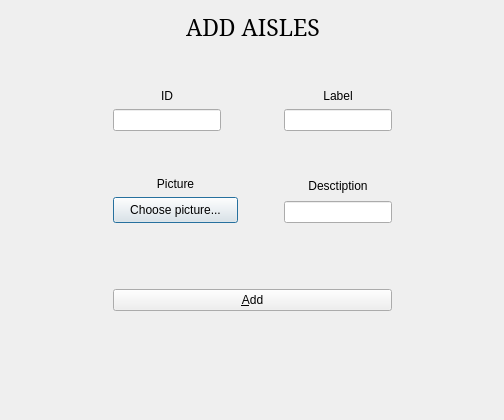
<?xml version="1.0" encoding="UTF-8"?>
<ui version="4.0">
 <class>DialogAjoutRayons</class>
 <widget class="QDialog" name="DialogAjoutRayons">
  <property name="geometry">
   <rect>
    <x>0</x>
    <y>0</y>
    <width>504</width>
    <height>420</height>
   </rect>
  </property>
  <property name="windowTitle">
   <string>NewWorld ADD Aisles</string>
  </property>
  <layout class="QVBoxLayout" name="verticalLayout">
   <item>
    <layout class="QHBoxLayout" name="horizontalLayout_2">
     <item>
      <spacer name="horizontalSpacer_6">
       <property name="orientation">
        <enum>Qt::Horizontal</enum>
       </property>
       <property name="sizeHint" stdset="0">
        <size>
         <width>40</width>
         <height>20</height>
        </size>
       </property>
      </spacer>
     </item>
     <item>
      <layout class="QVBoxLayout" name="verticalLayout_6">
       <item>
        <layout class="QHBoxLayout" name="horizontalLayout">
         <item>
          <spacer name="horizontalSpacer_2">
           <property name="orientation">
            <enum>Qt::Horizontal</enum>
           </property>
           <property name="sizeHint" stdset="0">
            <size>
             <width>40</width>
             <height>20</height>
            </size>
           </property>
          </spacer>
         </item>
         <item>
          <widget class="QLabel" name="label">
           <property name="font">
            <font>
             <family>Serif</family>
             <pointsize>17</pointsize>
            </font>
           </property>
           <property name="text">
            <string>ADD AISLES</string>
           </property>
           <property name="alignment">
            <set>Qt::AlignCenter</set>
           </property>
          </widget>
         </item>
         <item>
          <spacer name="horizontalSpacer">
           <property name="orientation">
            <enum>Qt::Horizontal</enum>
           </property>
           <property name="sizeHint" stdset="0">
            <size>
             <width>38</width>
             <height>20</height>
            </size>
           </property>
          </spacer>
         </item>
        </layout>
       </item>
       <item>
        <spacer name="verticalSpacer_3">
         <property name="orientation">
          <enum>Qt::Vertical</enum>
         </property>
         <property name="sizeHint" stdset="0">
          <size>
           <width>20</width>
           <height>40</height>
          </size>
         </property>
        </spacer>
       </item>
       <item>
        <layout class="QVBoxLayout" name="verticalLayout_7">
         <item>
          <layout class="QHBoxLayout" name="horizontalLayout_4">
           <item>
            <layout class="QVBoxLayout" name="verticalLayout_8">
             <item>
              <widget class="QLabel" name="label_6">
               <property name="text">
                <string>ID</string>
               </property>
               <property name="alignment">
                <set>Qt::AlignCenter</set>
               </property>
              </widget>
             </item>
             <item>
              <widget class="QLineEdit" name="lineEditID">
               <property name="readOnly">
                <bool>true</bool>
               </property>
              </widget>
             </item>
            </layout>
           </item>
           <item>
            <spacer name="horizontalSpacer_7">
             <property name="orientation">
              <enum>Qt::Horizontal</enum>
             </property>
             <property name="sizeHint" stdset="0">
              <size>
               <width>40</width>
               <height>20</height>
              </size>
             </property>
            </spacer>
           </item>
           <item>
            <layout class="QVBoxLayout" name="verticalLayout_9">
             <item>
              <widget class="QLabel" name="label_7">
               <property name="text">
                <string>Label</string>
               </property>
               <property name="alignment">
                <set>Qt::AlignCenter</set>
               </property>
              </widget>
             </item>
             <item>
              <widget class="QLineEdit" name="lineEditLib"/>
             </item>
            </layout>
           </item>
          </layout>
         </item>
         <item>
          <spacer name="verticalSpacer_6">
           <property name="orientation">
            <enum>Qt::Vertical</enum>
           </property>
           <property name="sizeHint" stdset="0">
            <size>
             <width>20</width>
             <height>40</height>
            </size>
           </property>
          </spacer>
         </item>
         <item>
          <layout class="QHBoxLayout" name="horizontalLayout_5">
           <item>
            <layout class="QVBoxLayout" name="verticalLayout_10">
             <item>
              <widget class="QLabel" name="label_8">
               <property name="text">
                <string>Picture</string>
               </property>
               <property name="alignment">
                <set>Qt::AlignCenter</set>
               </property>
              </widget>
             </item>
             <item>
              <widget class="QPushButton" name="ajoutPhotoRayon">
               <property name="minimumSize">
                <size>
                 <width>125</width>
                 <height>26</height>
                </size>
               </property>
               <property name="text">
                <string>Choose picture...</string>
               </property>
              </widget>
             </item>
            </layout>
           </item>
           <item>
            <spacer name="horizontalSpacer_8">
             <property name="orientation">
              <enum>Qt::Horizontal</enum>
             </property>
             <property name="sizeHint" stdset="0">
              <size>
               <width>40</width>
               <height>20</height>
              </size>
             </property>
            </spacer>
           </item>
           <item>
            <layout class="QVBoxLayout" name="verticalLayout_11">
             <item>
              <widget class="QLabel" name="label_9">
               <property name="text">
                <string>Desctiption</string>
               </property>
               <property name="alignment">
                <set>Qt::AlignCenter</set>
               </property>
              </widget>
             </item>
             <item>
              <widget class="QLineEdit" name="lineEditDesc"/>
             </item>
            </layout>
           </item>
          </layout>
         </item>
        </layout>
       </item>
       <item>
        <widget class="QLabel" name="labelImageRayon">
         <property name="text">
          <string/>
         </property>
         <property name="alignment">
          <set>Qt::AlignCenter</set>
         </property>
        </widget>
       </item>
       <item>
        <spacer name="verticalSpacer_2">
         <property name="orientation">
          <enum>Qt::Vertical</enum>
         </property>
         <property name="sizeHint" stdset="0">
          <size>
           <width>20</width>
           <height>40</height>
          </size>
         </property>
        </spacer>
       </item>
       <item>
        <widget class="QPushButton" name="pushButton">
         <property name="text">
          <string>&amp;Add</string>
         </property>
         <property name="icon">
          <iconset resource="newworldressources.qrc">
           <normaloff>:/images/document-new-symbolic.symbolic.png</normaloff>:/images/document-new-symbolic.symbolic.png</iconset>
         </property>
        </widget>
       </item>
      </layout>
     </item>
     <item>
      <spacer name="horizontalSpacer_5">
       <property name="orientation">
        <enum>Qt::Horizontal</enum>
       </property>
       <property name="sizeHint" stdset="0">
        <size>
         <width>40</width>
         <height>20</height>
        </size>
       </property>
      </spacer>
     </item>
    </layout>
   </item>
   <item>
    <widget class="QLabel" name="labelErreurAjout">
     <property name="text">
      <string/>
     </property>
     <property name="alignment">
      <set>Qt::AlignCenter</set>
     </property>
    </widget>
   </item>
   <item>
    <spacer name="verticalSpacer_4">
     <property name="orientation">
      <enum>Qt::Vertical</enum>
     </property>
     <property name="sizeHint" stdset="0">
      <size>
       <width>20</width>
       <height>53</height>
      </size>
     </property>
    </spacer>
   </item>
  </layout>
 </widget>
 <resources>
  <include location="newworldressources.qrc"/>
 </resources>
 <connections/>
</ui>
